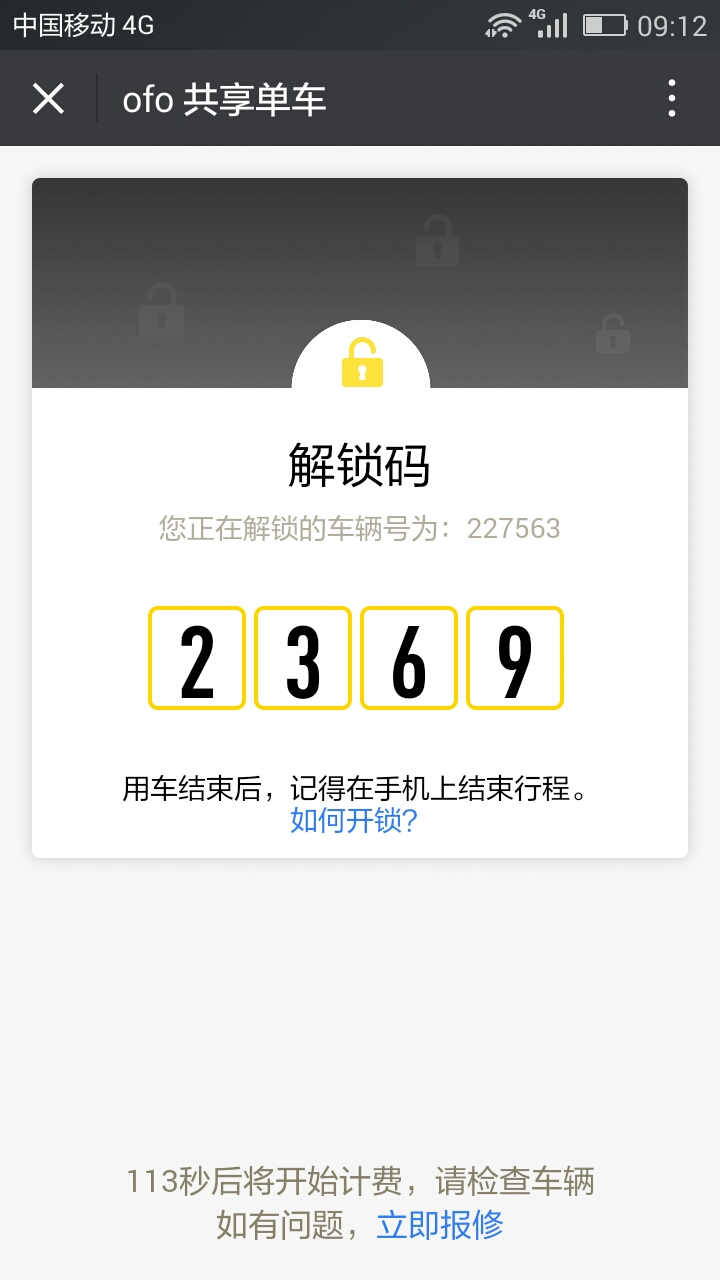
#> input picture pics/Screenshot_2016-12-15-09-12-35.jpeg, 720 x 1280 px; its folder holds only this picture in this run
$ python im2str.py
#> lines starting #> are read from the running program, lines starting #| are printed output that depends on the picture
"""
Get numbers from pictures.   Author:ZCB
Lib: PIL,pyocr
Ref:https://github.com/jflesch/pyocr
"""


import os
from PIL import Image
import pyocr
import pyocr.builders

def trimPics(imagePath,outPath,box):
    """
        type: imagePath(str) , box: turple(4)(LeftTopx,LeftTopy,RightDownx,RightDowny)
    """
#> called with imagePath = 'pics/Screenshot_2016-12-15-09-12-35.jpeg', outPath = 'bikeNo.jpeg', box = (460, 0, 570, 40)
    im = Image.open(imagePath)
#> im is the input picture: PIL image 720x1280 RGB; mean R, G, B 199.3, 199.4, 198.2
    region = im.crop(box)
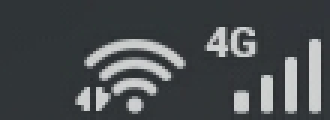
#> region: PIL image 110x40 RGB (shown 3 times larger); mean R, G, B 72.2, 76.2, 78.8

    # split the pic based on color
    r,g,b = region.split()

    r.save(outPath)
    return 1


def im2str(imagePath):
    """
        type: imagePath(str)
        rtype: str
    """
    tools = pyocr.get_available_tools()
    if len(tools) == 0:
        print("No OCR tool found")
        sys.exit(1)
    # The tools are returned in the recommended order of usage
    tool = tools[0]

    txt = tool.image_to_string(
    Image.open(imagePath),
    lang='eng',
    builder=pyocr.builders.TextBuilder()
    )

    return txt

def ocrBike(imagePath):
    """
        type: imagePath(str)
        rtype: str,str
    """
    #box for bikeNo
    box=(460,0,570,40)
    trimPics(imagePath,'bikeNo.jpeg',box)
    txt=im2str('bikeNo.jpeg')
    #save digits
    bikeNo = ''.join([s for s in txt if s.isdigit()])

    #box for bikecode
    box=(130,100,570,230)
    trimPics(imagePath,'bikeCode.jpeg',box)
    txt=im2str('bikeCode.jpeg')
    #print(bikeCode)
    #save digits
    bikeCode = ''.join([s for s in txt if s.isdigit()])
    return imagePath,bikeNo,bikeCode


if __name__ == '__main__':


    #trimPics('test.jpeg','bikeNo.jpeg',(460,510,570,545))
    #bikeNo=im2str('bikeNo.jpeg')
    picDir='pics'

    for i in os.listdir(picDir):
        if 'jpeg' in i or 'png' in i or 'jpg' in i:
            print(ocrBike(picDir+'/'+i))
#> (the call stopped at in im2str, `tools = pyocr.get_available_tools()`: pyocr is not available in this run)
